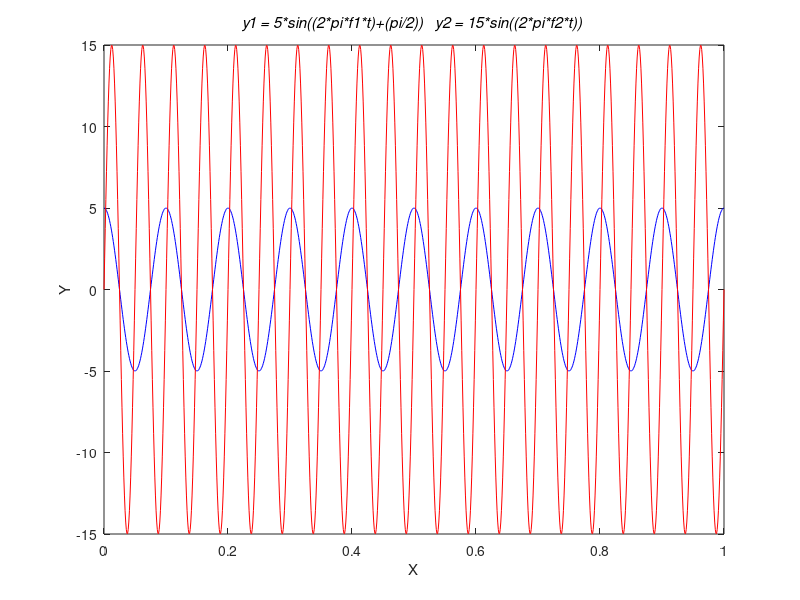

Write the MATLAB code that produced this figure.
t=0:0.001:1;
f1=10;
f2=20;
y1=5*sin((2*pi*f1*t)+(pi/2));
y2=15*sin((2*pi*f2*t));
plot(t,y1, '-b')
hold on
plot(t,y2, '-r')
hold off
title('\ity1 = 5*sin((2*pi*f1*t)+(pi/2))   y2 = 15*sin((2*pi*f2*t)) ')
xlabel('X')
ylabel('Y')